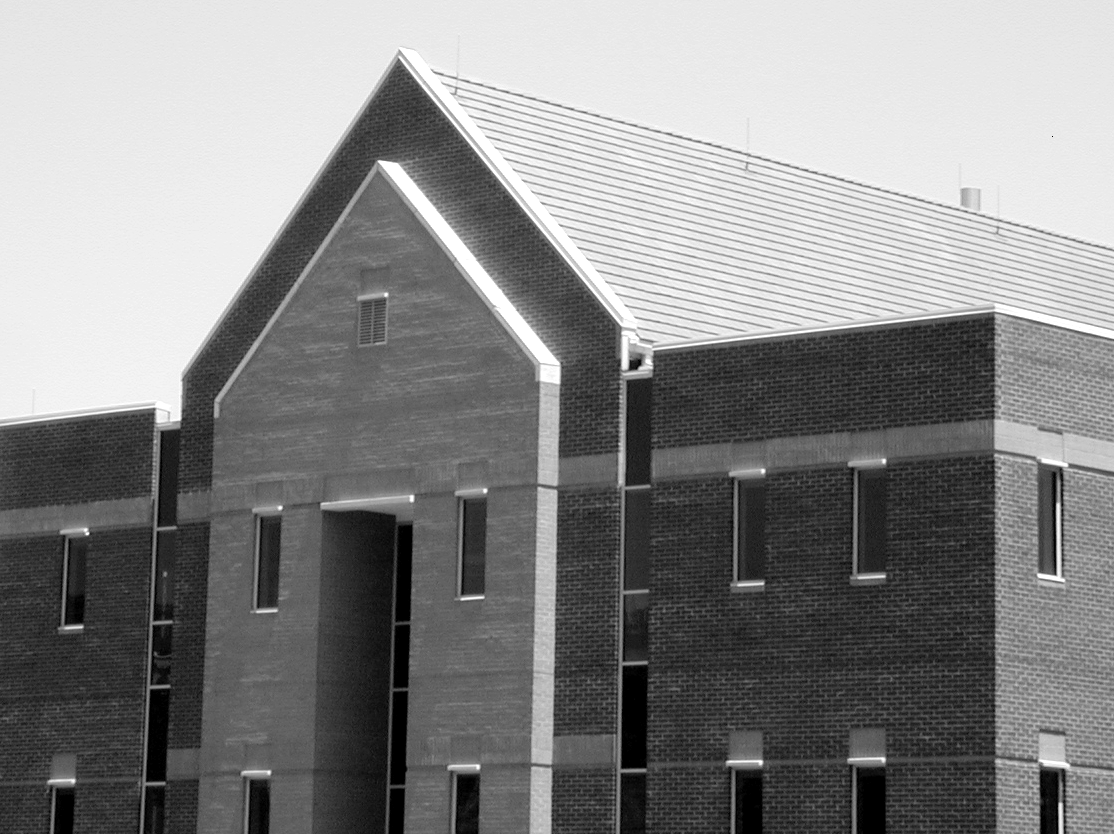
#> input picture boob/house.png, 1114 x 834 px
$ jupyter execute expt7.ipynb
#> lines starting #> are read from the running program, lines starting #| are printed output that depends on the picture
#> further down, image is the input picture: shape (834, 1114, 3); min 0, max 255, mean 133.3
[cell 1]
import cv2
import numpy as np
import matplotlib.pyplot as plt

def roberts(img):
    # Define Roberts kernels
    kernel1 = np.array([[1, 0], [0, -1]], dtype=np.float32)
    kernel2 = np.array([[0, 1], [-1, 0]], dtype=np.float32)

    # Apply kernels to image
    img = cv2.cvtColor(img, cv2.COLOR_BGR2GRAY)
    gx = cv2.filter2D(img, -1, kernel1)
    gy = cv2.filter2D(img, -1, kernel2)
    mag = np.abs(gx) + np.abs(gy)
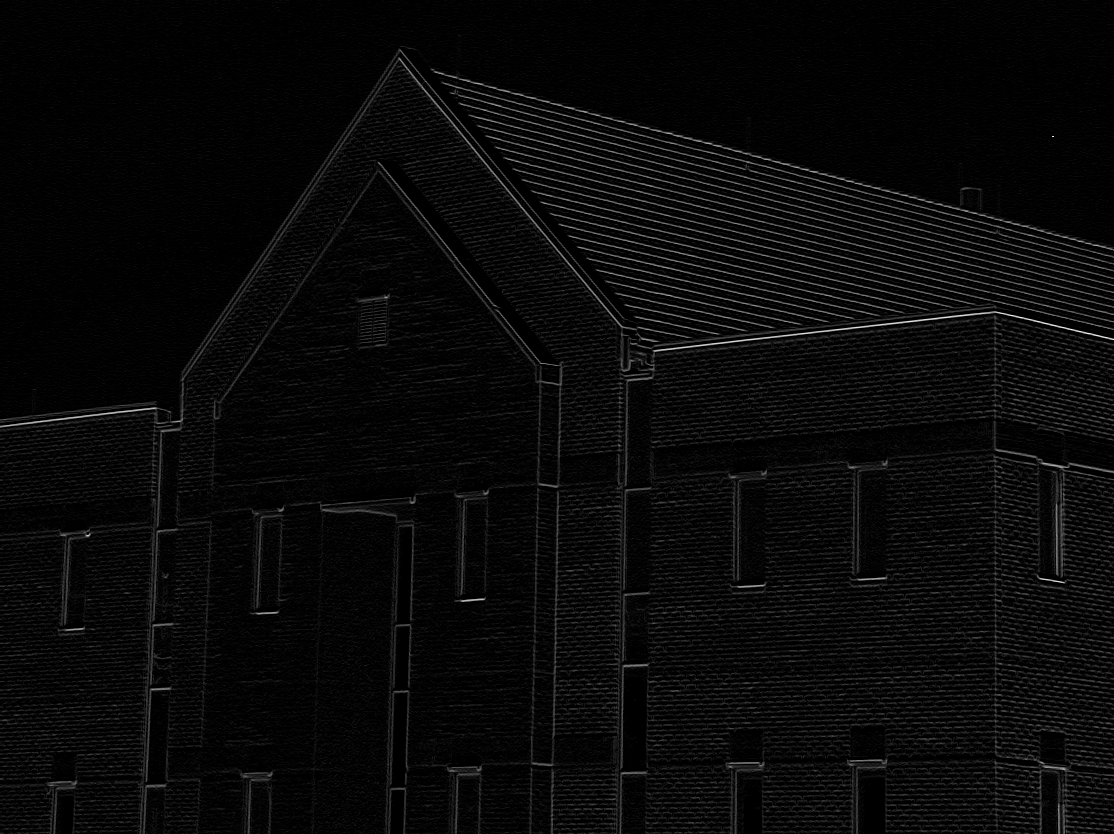
#> mag: shape (834, 1114); min 0, max 246, mean 9.2
    mag = np.uint8(mag)

    return gx, gy, mag

# Load image
image = cv2.imread('house.png')

# Apply Roberts edge detection
gx_rob, gy_rob, rob_det = roberts(image)

# Display results using matplotlib
plt.figure(figsize=(12, 4))

plt.subplot(1, 3, 1)
plt.imshow(gx_rob, cmap='gray')
plt.title('X-axis Component')
plt.axis('off')

plt.subplot(1, 3, 2)
plt.imshow(gy_rob, cmap='gray')
plt.title('Y-axis Component')
plt.axis('off')

plt.subplot(1, 3, 3)
plt.imshow(rob_det, cmap='gray')
plt.title('Roberts Edge Magnitude')
plt.axis('off')

plt.tight_layout()
plt.show()
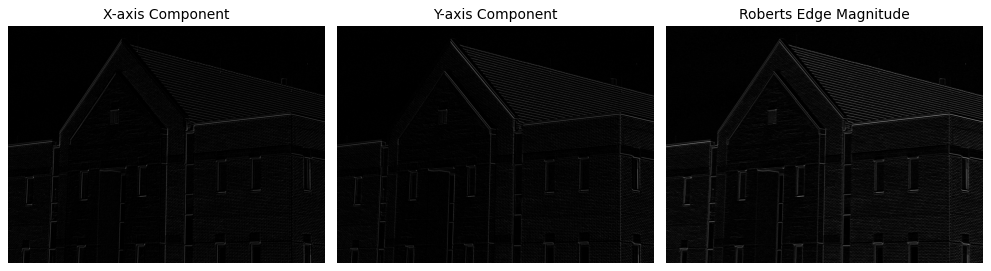
#> figure drawn by matplotlib, 3 panels
#-------------------------------------------------------------------------------------------------------------------

[cell 2]
import cv2
import numpy as np
import matplotlib.pyplot as plt

def prewitt(image):
    # Define Prewitt kernels
    kernel_x = np.array([[-1, 0, 1],
                         [-1, 0, 1],
                         [-1, 0, 1]], dtype=np.float32)

    kernel_y = np.array([[-1, -1, -1],
                         [0,  0,  0],
                         [1,  1,  1]], dtype=np.float32)

    # Convert to grayscale
    image = cv2.cvtColor(image, cv2.COLOR_BGR2GRAY)

    # Apply Prewitt kernels
    x_edges = cv2.filter2D(image, -1, kernel_x)
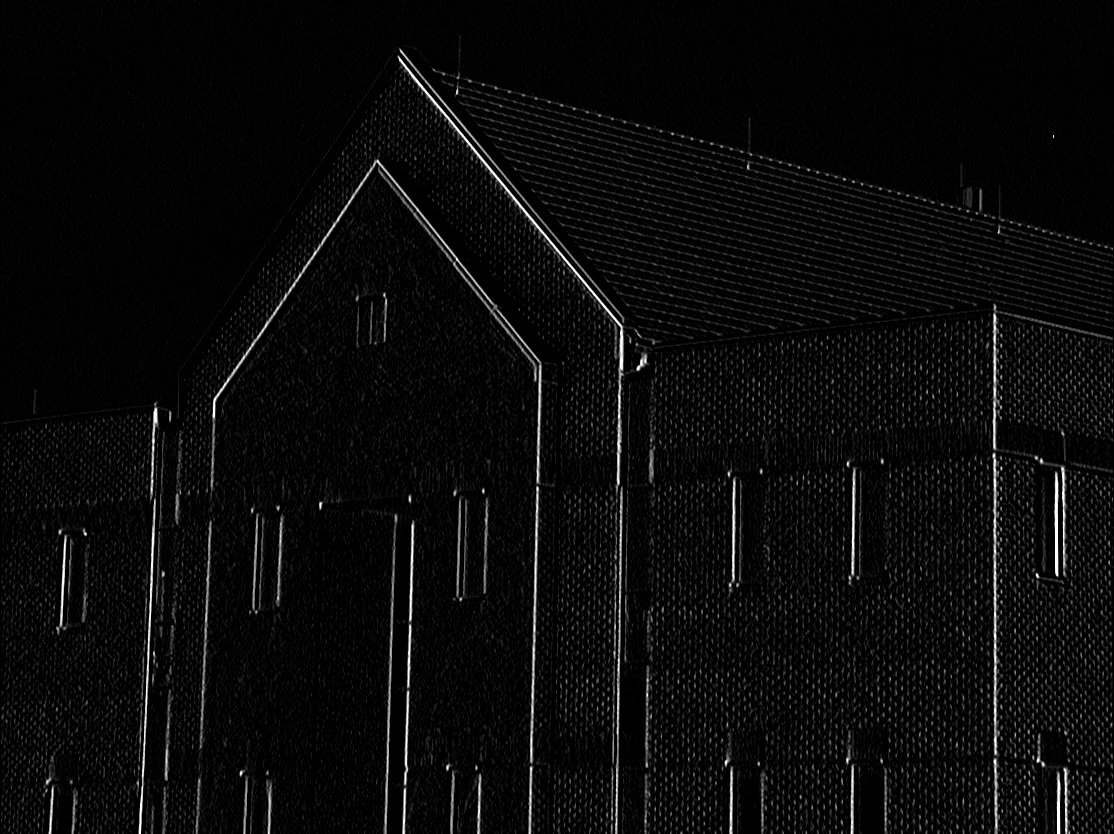
#> x_edges: shape (834, 1114); min 0, max 255, mean 9.9
    y_edges = cv2.filter2D(image, -1, kernel_y)

    # Combine both edges
    edges = np.abs(x_edges) + np.abs(y_edges)
    edges = np.uint8(edges)

    return x_edges, y_edges, edges

# Load image
image = cv2.imread('house.png')

# Apply Prewitt operator
x, y, edges = prewitt(image)

# Display results using matplotlib
plt.figure(figsize=(12, 4))

plt.subplot(1, 3, 1)
plt.imshow(x, cmap='gray')
plt.title('X-axis Component')
plt.axis('off')

plt.subplot(1, 3, 2)
plt.imshow(y, cmap='gray')
plt.title('Y-axis Component')
plt.axis('off')

plt.subplot(1, 3, 3)
plt.imshow(edges, cmap='gray')
plt.title('Prewitt Edge Magnitude')
plt.axis('off')

plt.tight_layout()
plt.show()
#------------------------------------------------------------------

[cell 3]
import cv2
import numpy as np
import matplotlib.pyplot as plt

def sobel(image):
    # Define Sobel kernels
    kernel_x = np.array([[-1, 0, 1],
                         [-2, 0, 2],
                         [-1, 0, 1]], dtype=np.float32)

    kernel_y = np.array([[-1, -2, -1],
                         [0,  0,  0],
                         [1,  2,  1]], dtype=np.float32)

    # Convert image to grayscale
    image = cv2.cvtColor(image, cv2.COLOR_BGR2GRAY)

    # Apply Sobel kernels
    x_edges = cv2.filter2D(image, -1, kernel_x)
    y_edges = cv2.filter2D(image, -1, kernel_y)
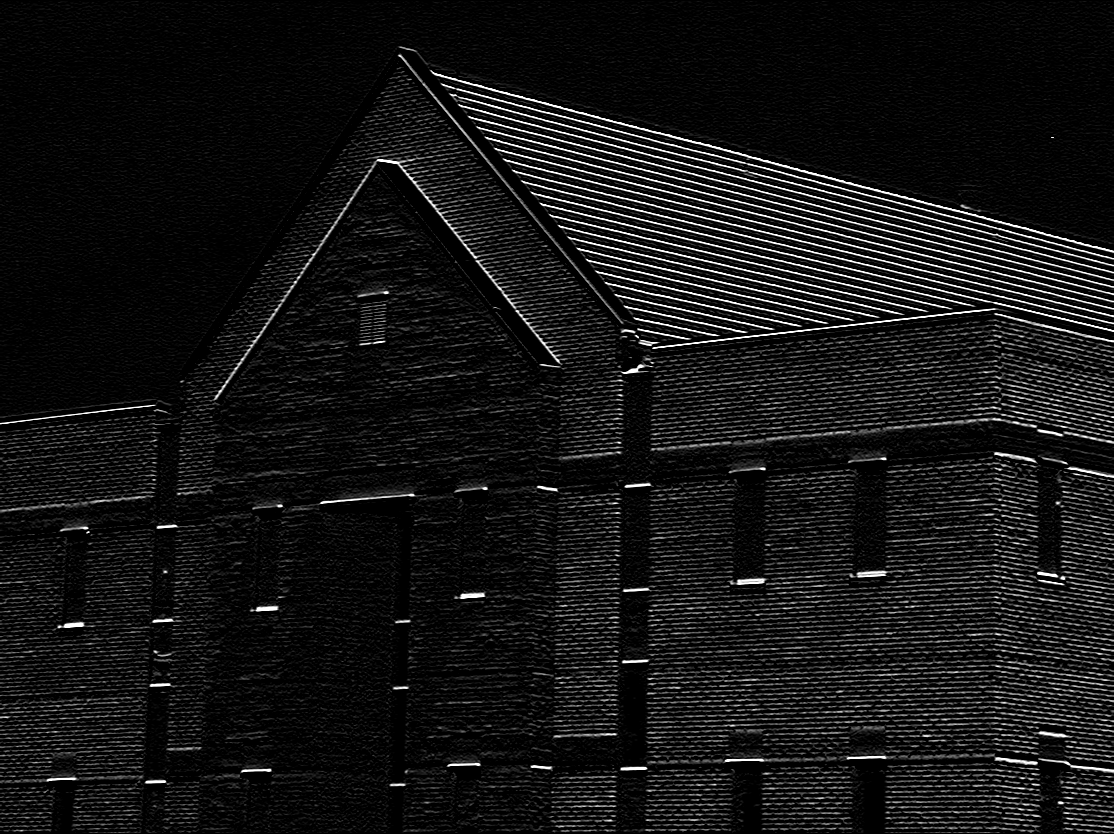
#> y_edges: shape (834, 1114); min 0, max 255, mean 20.8

    # Combine edge components
    edges = np.abs(x_edges) + np.abs(y_edges)
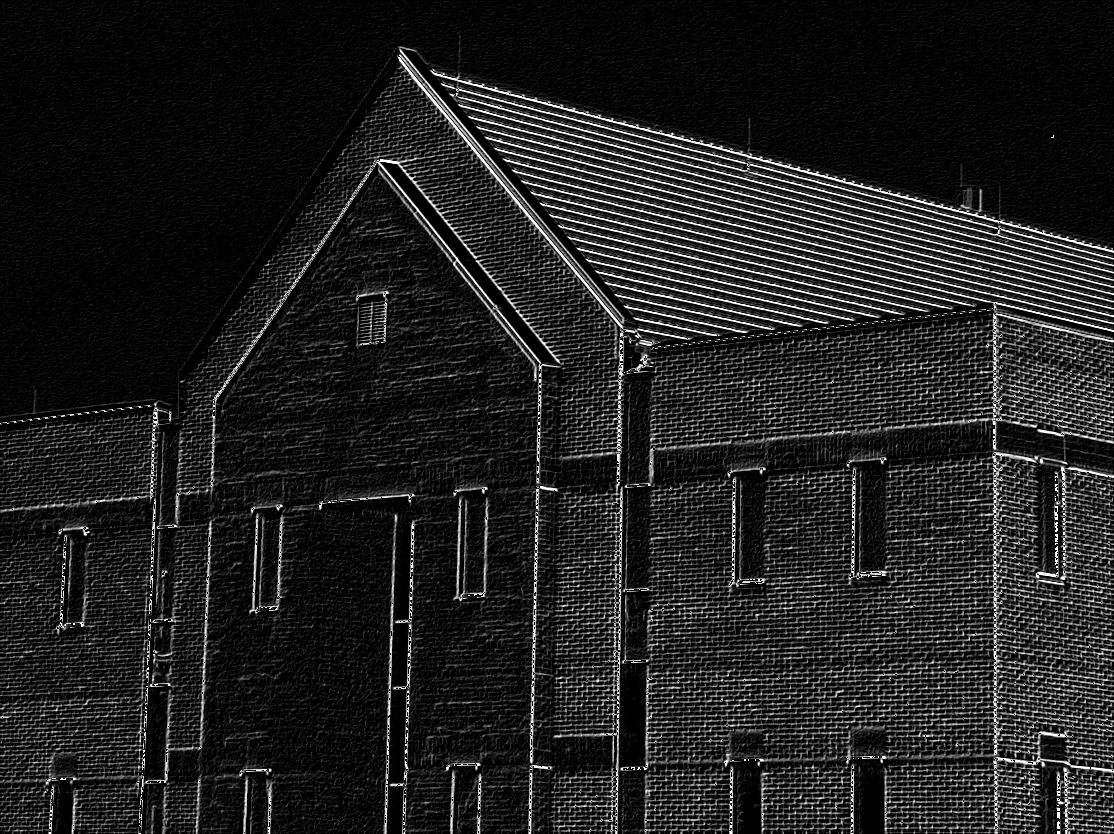
#> edges: shape (834, 1114); min 0, max 255, mean 32.6
    edges = np.uint8(edges)

    return x_edges, y_edges, edges

# Load the image
image = cv2.imread('house.png')

# Apply Sobel edge detection
x, y, edges = sobel(image)

# Display results using matplotlib
plt.figure(figsize=(12, 4))

plt.subplot(1, 3, 1)
plt.imshow(x, cmap='gray')
plt.title('X-axis Component')
plt.axis('off')

plt.subplot(1, 3, 2)
plt.imshow(y, cmap='gray')
plt.title('Y-axis Component')
plt.axis('off')

plt.subplot(1, 3, 3)
plt.imshow(edges, cmap='gray')
plt.title('Sobel Edge Magnitude')
plt.axis('off')

plt.tight_layout()
plt.show()
#------------------------------------------------------------------------------------------------

$ run again, with boob/finger.png copied over boob/house.png
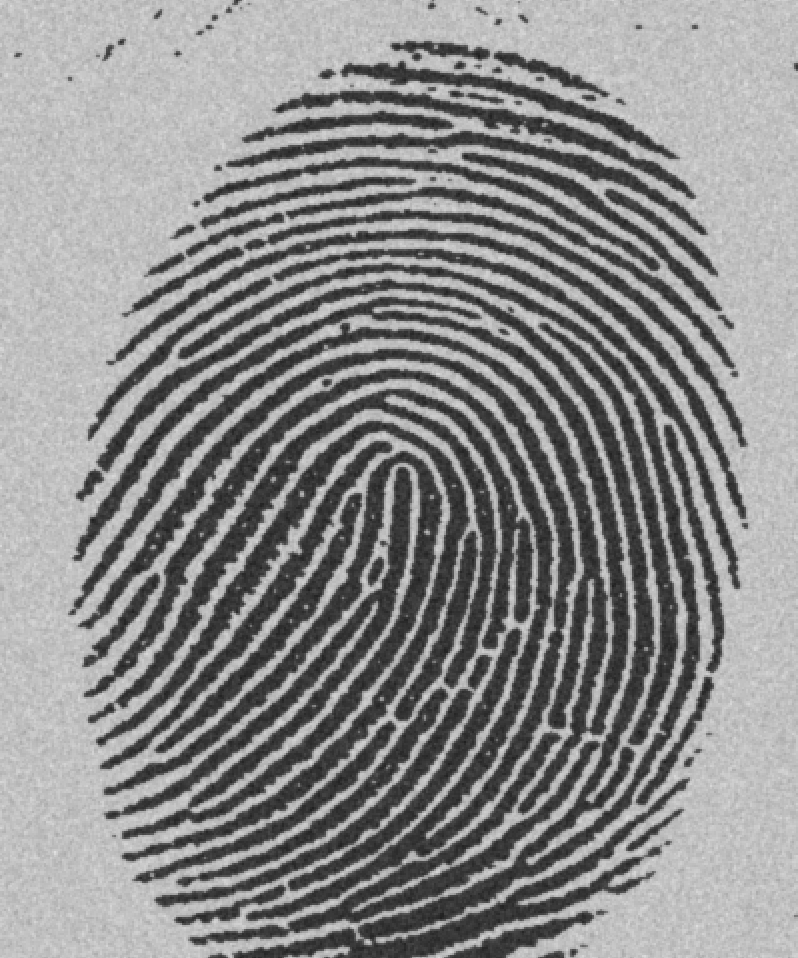
#> input picture boob/finger.png, 798 x 958 px
#> image is the input picture: shape (958, 798, 3); min 29, max 224, mean 140
#> in roberts, `mag = np.abs(gx) + np.abs(gy)`:
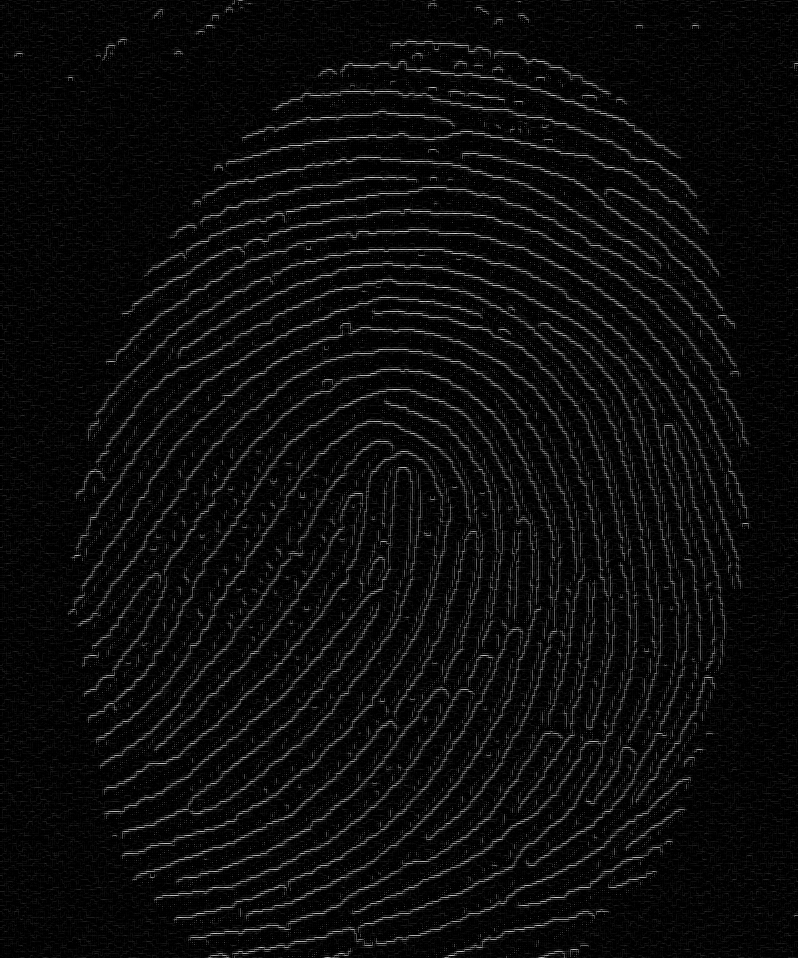
#> mag: shape (958, 798); min 0, max 222, mean 12.2
#> in sobel, `edges = np.abs(x_edges) + np.abs(y_edges)`:
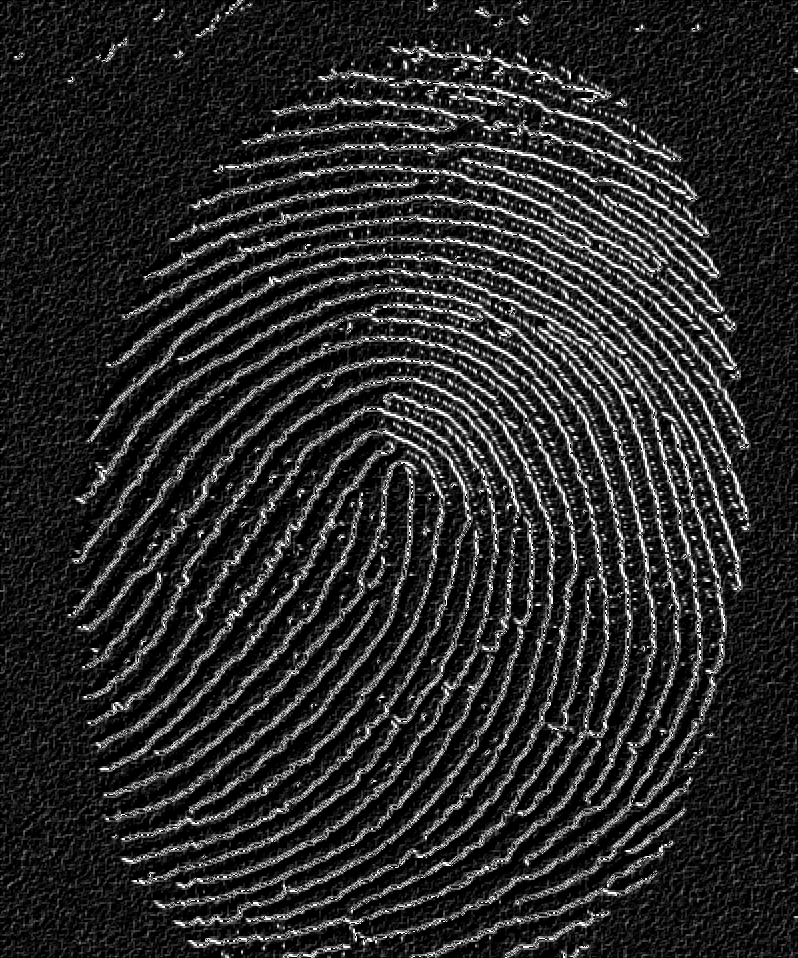
#> edges: shape (958, 798); min 0, max 255, mean 40.6

$ run again, with boob/image2.png copied over boob/house.png
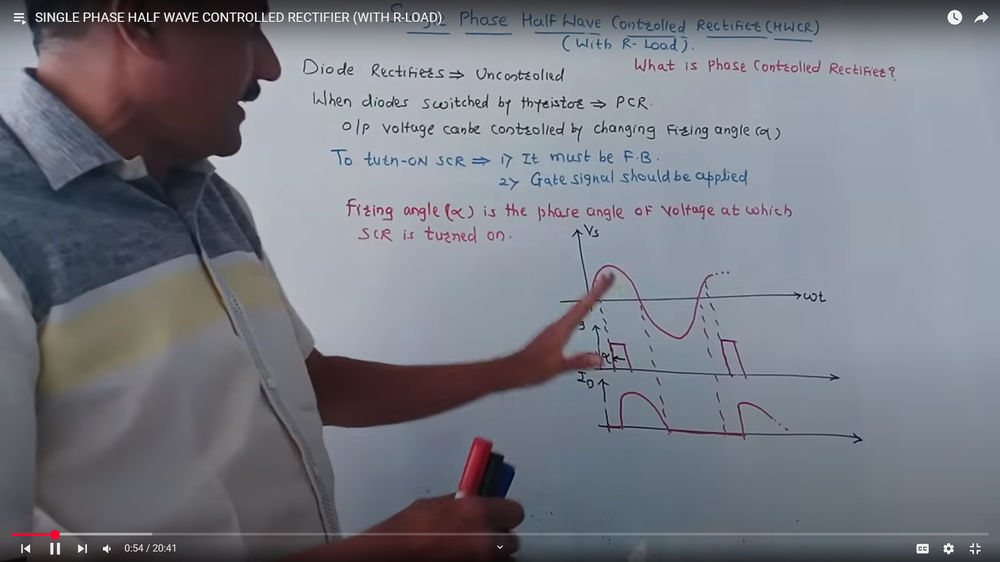
#> input picture boob/image2.png, 1000 x 562 px, shrunk from 1920 x 1080 before the run
#> image is the input picture: shape (562, 1000, 3); mean B, G, R 129.2, 120.7, 118
#> `plt.show()`:
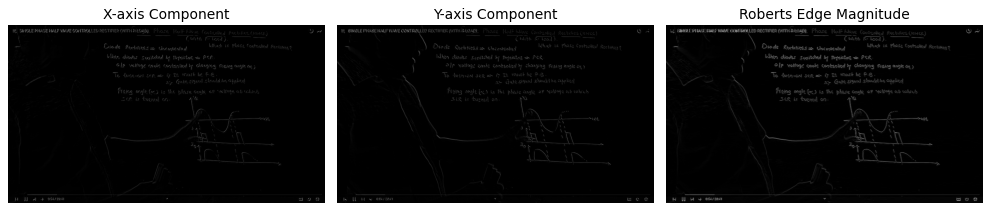
#> figure drawn by matplotlib, 3 panels
#> in sobel, `edges = np.abs(x_edges) + np.abs(y_edges)`:
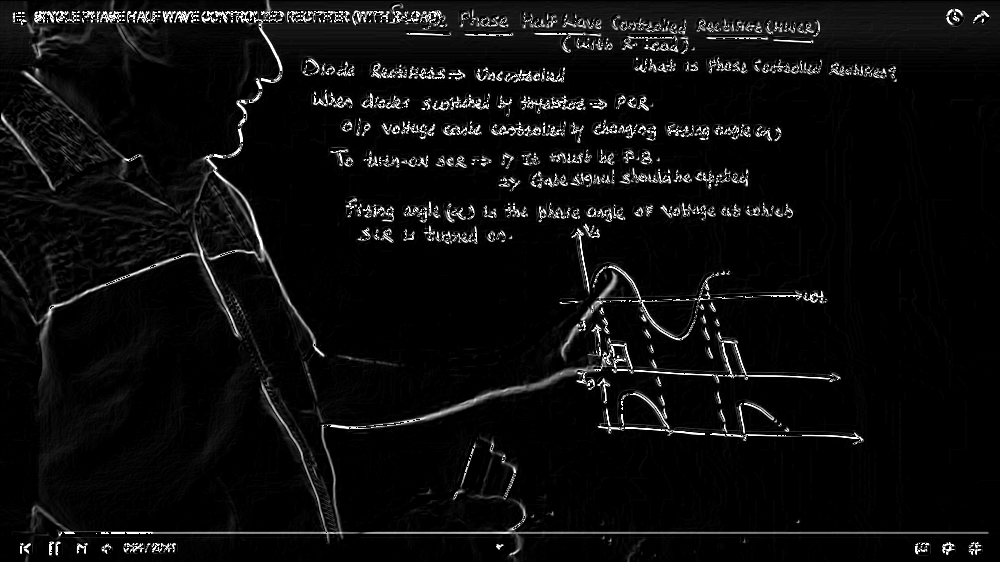
#> edges: shape (562, 1000); min 0, max 255, mean 13.2
